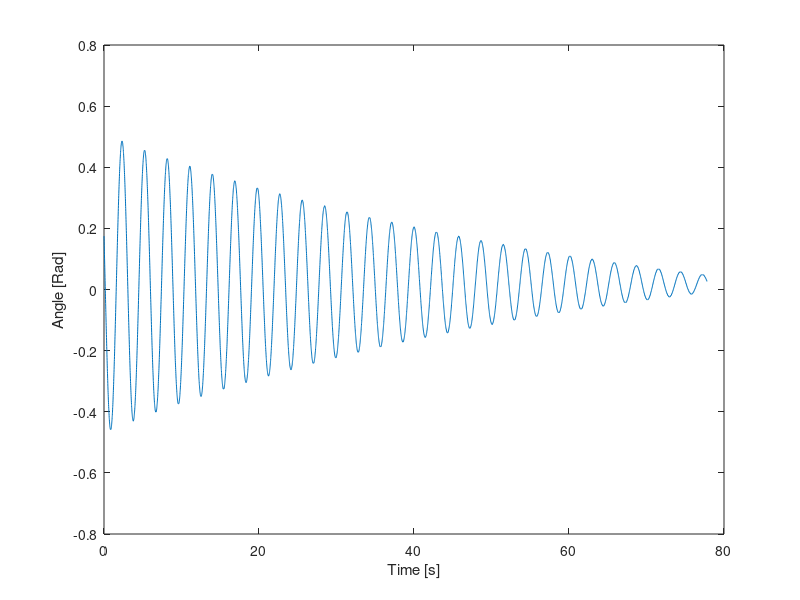

This chart was generated by the following MATLAB code: (Note: this script raises an error after producing the figure.)
%% Zad 1

close all;
clear all;
load('data_01.mat')

x = x*pi/180;

Ts = 0.01;
delta = 2*pi/2048;
alpha = x(length(x)-1);
xlb = 300;
xub = length(x) - 1800;
x = x(xlb:xub);
t = t(xlb:xub);
t = t - t(1);
clear lb ub

figure
plot(t,x)
xlabel('Time [s]')
ylabel('Angle [Rad]')

fgoalsys = @(c,t,x) (fgoal(@(t,x) fsys(t,x,c(1),alpha,c(2)),t,x,[c(3);c(4)]));

c0 = [2*pi*7/(34.32-14.03);0.012;x(1);(x(2)-x(1))/Ts];
lb = [c0(1)/2;0;c0(3)-1;c0(4)*10];
ub = [c0(1)*2;1;c0(3)+1;c0(4)/10];

options = optimset('display', 'iter');
[copt,~,~,~,~,~,J]=lsqnonlin(@(c) fgoalsys(c,t,x),c0,lb,ub,options);
clear options
% copt = [omega0 xi x0 dx0]

[ts xs] = ode45(@(t,x) fsys(t,x,copt(1),alpha,copt(2)),t,[copt(3);copt(4)]);

err = x - xs(:,1);
n   = sum(abs(err) < delta/2);
sm  = @(s) abs((s^2)/2+log(s)+log(sqrt(2*pi))-log(2*n));
s   = fminbnd(sm,delta/(2*3),delta/(2*0.0001));
g   = 4*copt(2)*(copt(1)^3)*(delta/(2*s))^2;
sx  = delta/(2*s);
sv  = sx;
chi2 = sum(fgoalsys(copt,t,x).^2)/(sv*(length(x)-4));
H=full((J'*J)/length(x));
cerr=diag(var(x - xs(:,1))*(H^-1));

figure
plot(t,x,ts,xs(:,1))
xlabel('Time [s]')
ylabel('Angle [Rad]')
legend('Measure','Model')

figure
plot(t,x - xs(:,1))
xlabel('Time [s]')
ylabel('Angle [Rad]')

%% Zad 2

close all;
clear all;
load('data_02.mat')

x = x*pi/180;

Ts = 0.01;
delta = 2*pi/2048;
alpha = x(length(x)-1);
xlb = 2000;
xub = 15000;
x = x(xlb:xub);
t = t(xlb:xub);
t = t - t(1);
clear lb ub

figure
plot(t,x)
xlabel('Time [s]')
ylabel('Angle [Rad]')

fgoalsys = @(c,t,x) (fgoal(@(t,x) fsys(t,x,c(1),alpha,c(2)),t,x,[c(3);c(4)]));

c0 = [1.658*pi;0.0049;x(1);(x(2)-x(1))/Ts];
lb = [c0(1)/2;0;c0(3)-1;c0(4)*10];
ub = [c0(1)*2;1;c0(3)+1;c0(4)/10];

options = optimset('display', 'iter');
[copt,~,~,~,~,~,J]=lsqnonlin(@(c) fgoalsys(c,t,x),c0,lb,ub,options);
clear options
% copt = [omega0 xi x0 dx0]

[ts xs] = ode45(@(t,x) fsys(t,x,copt(1),alpha,copt(2)),t,[copt(3);copt(4)]);

err = x - xs(:,1);
n   = sum(abs(err) < delta/2);
sm  = @(s) abs((s^2)/2+log(s)+log(sqrt(2*pi))-log(2*n));
s   = fminbnd(sm,delta/(2*3),delta/(2*0.0001));
g   = 4*copt(2)*(copt(1)^3)*(delta/(2*s))^2;
sx  = delta/(2*s);
sv  = sx;
chi2 = sum(fgoalsys(copt,t,x).^2)/(sv*(length(x)-4));
H=full((J'*J)/length(x));
cerr=diag(var(x - xs(:,1))*(H^-1));

figure
plot(t,x,ts,xs(:,1))
xlabel('Time [s]')
ylabel('Angle [Rad]')
legend('Measure','Model')

figure
plot(t,x - xs(:,1))
xlabel('Time [s]')
ylabel('Angle [Rad]')

